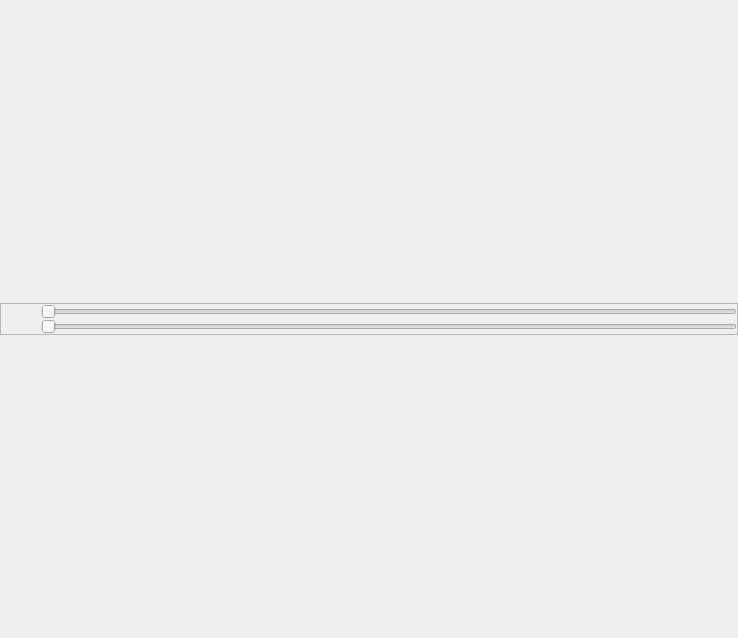
<?xml version="1.0" encoding="UTF-8"?>
<ui version="4.0">
 <class>Preview2D</class>
 <widget class="QWidget" name="Preview2D">
  <property name="geometry">
   <rect>
    <x>0</x>
    <y>0</y>
    <width>738</width>
    <height>638</height>
   </rect>
  </property>
  <property name="windowTitle">
   <string>Form</string>
  </property>
  <property name="windowIcon">
   <iconset theme="title">
    <normaloff/>
   </iconset>
  </property>
  <layout class="QVBoxLayout" name="verticalLayout">
   <property name="spacing">
    <number>0</number>
   </property>
   <property name="leftMargin">
    <number>0</number>
   </property>
   <property name="topMargin">
    <number>0</number>
   </property>
   <property name="rightMargin">
    <number>0</number>
   </property>
   <property name="bottomMargin">
    <number>0</number>
   </property>
   <item>
    <widget class="QFrame" name="frameSliders">
     <property name="sizePolicy">
      <sizepolicy hsizetype="Minimum" vsizetype="Maximum">
       <horstretch>0</horstretch>
       <verstretch>0</verstretch>
      </sizepolicy>
     </property>
     <property name="frameShape">
      <enum>QFrame::StyledPanel</enum>
     </property>
     <property name="frameShadow">
      <enum>QFrame::Raised</enum>
     </property>
     <layout class="QGridLayout" name="gridLayout">
      <property name="leftMargin">
       <number>0</number>
      </property>
      <property name="topMargin">
       <number>0</number>
      </property>
      <property name="rightMargin">
       <number>0</number>
      </property>
      <property name="bottomMargin">
       <number>0</number>
      </property>
      <property name="spacing">
       <number>0</number>
      </property>
      <item row="0" column="1">
       <widget class="QSlider" name="SliderMin">
        <property name="orientation">
         <enum>Qt::Horizontal</enum>
        </property>
       </widget>
      </item>
      <item row="1" column="1">
       <widget class="QSlider" name="SliderMax">
        <property name="value">
         <number>0</number>
        </property>
        <property name="orientation">
         <enum>Qt::Horizontal</enum>
        </property>
        <property name="tickPosition">
         <enum>QSlider::NoTicks</enum>
        </property>
       </widget>
      </item>
      <item row="0" column="0">
       <widget class="QLabel" name="labelMin">
        <property name="minimumSize">
         <size>
          <width>40</width>
          <height>0</height>
         </size>
        </property>
        <property name="text">
         <string/>
        </property>
       </widget>
      </item>
      <item row="1" column="0">
       <widget class="QLabel" name="labelMax">
        <property name="minimumSize">
         <size>
          <width>40</width>
          <height>0</height>
         </size>
        </property>
        <property name="text">
         <string/>
        </property>
       </widget>
      </item>
     </layout>
    </widget>
   </item>
   <item>
    <layout class="QVBoxLayout" name="verticalLayout_2">
     <property name="spacing">
      <number>0</number>
     </property>
     <property name="sizeConstraint">
      <enum>QLayout::SetDefaultConstraint</enum>
     </property>
    </layout>
   </item>
  </layout>
 </widget>
 <resources/>
 <connections>
  <connection>
   <sender>SliderMin</sender>
   <signal>valueChanged(int)</signal>
   <receiver>labelMin</receiver>
   <slot>setNum(int)</slot>
   <hints>
    <hint type="sourcelabel">
     <x>95</x>
     <y>24</y>
    </hint>
    <hint type="destinationlabel">
     <x>30</x>
     <y>20</y>
    </hint>
   </hints>
  </connection>
  <connection>
   <sender>SliderMax</sender>
   <signal>valueChanged(int)</signal>
   <receiver>labelMax</receiver>
   <slot>setNum(int)</slot>
   <hints>
    <hint type="sourcelabel">
     <x>102</x>
     <y>46</y>
    </hint>
    <hint type="destinationlabel">
     <x>36</x>
     <y>41</y>
    </hint>
   </hints>
  </connection>
 </connections>
</ui>
